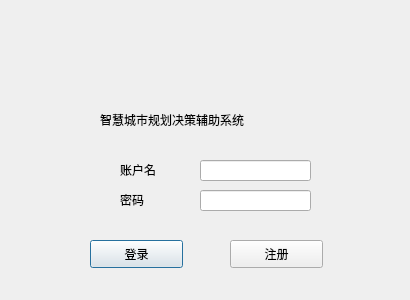
<?xml version="1.0" encoding="UTF-8"?>
<ui version="4.0">
 <class>Dialog</class>
 <widget class="QDialog" name="Dialog">
  <property name="geometry">
   <rect>
    <x>0</x>
    <y>0</y>
    <width>410</width>
    <height>300</height>
   </rect>
  </property>
  <property name="windowTitle">
   <string>智慧城市</string>
  </property>
  <property name="windowIcon">
   <iconset resource="resources.qrc">
    <normaloff>:/resources/车.png</normaloff>:/resources/车.png</iconset>
  </property>
  <widget class="QPushButton" name="loginButton">
   <property name="geometry">
    <rect>
     <x>90</x>
     <y>240</y>
     <width>93</width>
     <height>28</height>
    </rect>
   </property>
   <property name="text">
    <string>登录</string>
   </property>
  </widget>
  <widget class="QPushButton" name="pushButton_2">
   <property name="geometry">
    <rect>
     <x>230</x>
     <y>240</y>
     <width>93</width>
     <height>28</height>
    </rect>
   </property>
   <property name="text">
    <string>注册</string>
   </property>
  </widget>
  <widget class="QLineEdit" name="lineEdit">
   <property name="geometry">
    <rect>
     <x>200</x>
     <y>160</y>
     <width>111</width>
     <height>21</height>
    </rect>
   </property>
  </widget>
  <widget class="QLabel" name="label">
   <property name="geometry">
    <rect>
     <x>120</x>
     <y>160</y>
     <width>61</width>
     <height>20</height>
    </rect>
   </property>
   <property name="text">
    <string>账户名</string>
   </property>
  </widget>
  <widget class="QLineEdit" name="lineEdit_2">
   <property name="geometry">
    <rect>
     <x>200</x>
     <y>190</y>
     <width>111</width>
     <height>21</height>
    </rect>
   </property>
  </widget>
  <widget class="QLabel" name="label_2">
   <property name="geometry">
    <rect>
     <x>120</x>
     <y>190</y>
     <width>41</width>
     <height>20</height>
    </rect>
   </property>
   <property name="text">
    <string>密码</string>
   </property>
  </widget>
  <widget class="QLabel" name="label_3">
   <property name="geometry">
    <rect>
     <x>140</x>
     <y>30</y>
     <width>121</width>
     <height>71</height>
    </rect>
   </property>
   <property name="text">
    <string/>
   </property>
   <property name="pixmap">
    <pixmap resource="resources.qrc">:/resources/系统.png</pixmap>
   </property>
   <property name="scaledContents">
    <bool>true</bool>
   </property>
  </widget>
  <widget class="QLabel" name="label_4">
   <property name="geometry">
    <rect>
     <x>100</x>
     <y>110</y>
     <width>201</width>
     <height>20</height>
    </rect>
   </property>
   <property name="text">
    <string>智慧城市规划决策辅助系统</string>
   </property>
  </widget>
 </widget>
 <layoutdefault spacing="6" margin="11"/>
 <resources>
  <include location="resources.qrc"/>
 </resources>
 <connections/>
</ui>
